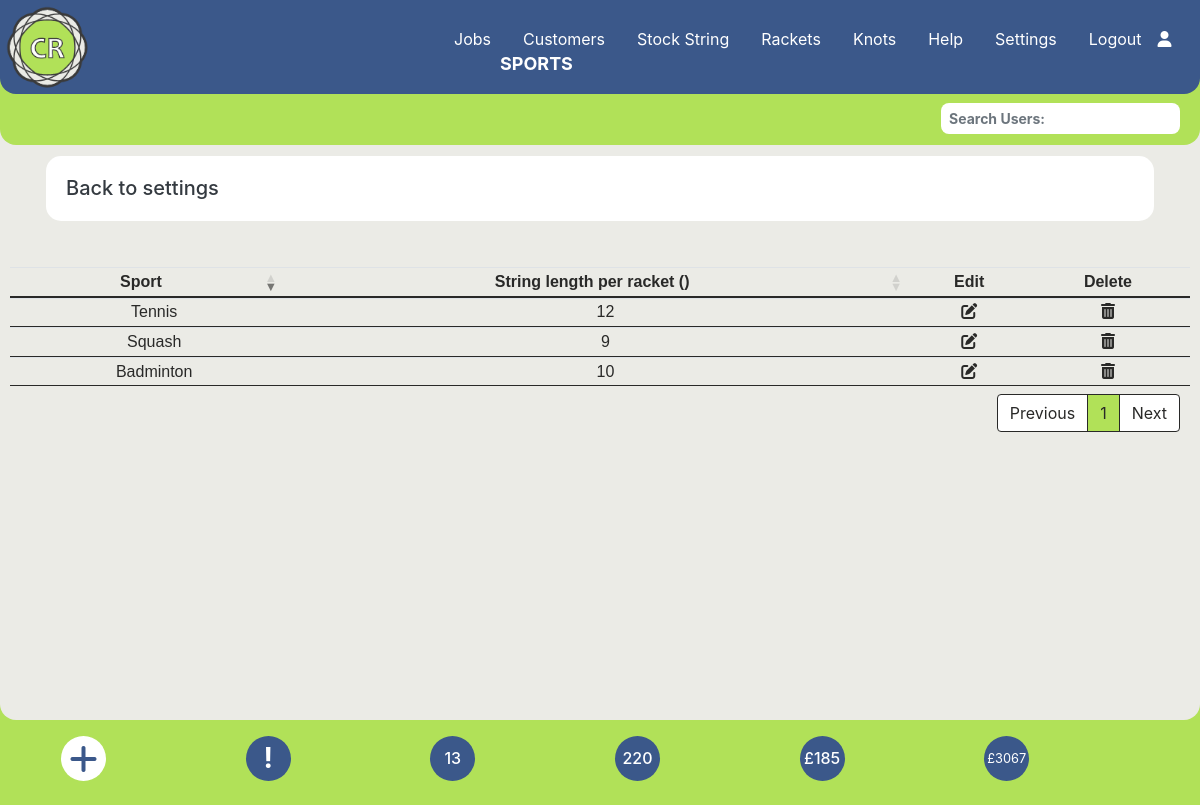
Before: /sports.php (signed in) with the older database file.
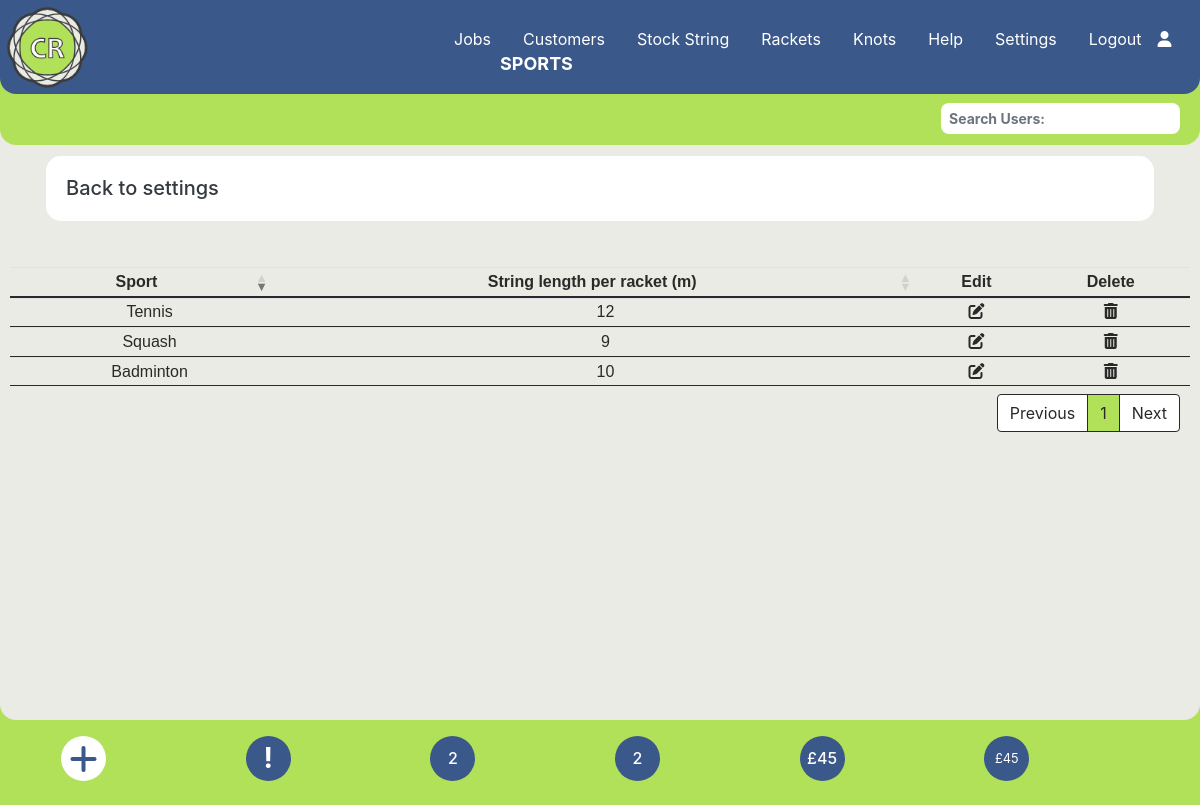
After: the same page with the newer database file.
### tables this page shows
CREATE TABLE `settings` (
  `id` int(5) NOT NULL,
  `description` varchar(20) NOT NULL,
  `value` varchar(100) NOT NULL
);

### sports.php (the view, shortened to what this page needs)
<?php require_once('./Connections/wcba.php');
require_once('./menu.php');
$current_month_text = date("F");
$current_month_numeric = date("m");
$current_year = date("Y");
$query_Recordset6 = "SELECT * FROM stringjobs WHERE collection_date LIKE '___" . $current_month_numeric . "/" . $current_year . "%'ORDER BY job_id ASC;";
$Recordset6 = mysqli_query($conn, $query_Recordset6) or die(mysqli_error($conn));
$totalRows_Recordset6 = mysqli_num_rows($Recordset6);
$query_Recordset7 = "SELECT * FROM stringjobs ORDER BY job_id ASC;";
$Recordset7 = mysqli_query($conn, $query_Recordset7) or die(mysqli_error($conn));
$totalRows_Recordset7 = mysqli_num_rows($Recordset7);
$query_Recordset8 = "SELECT SUM(price) as SUM from stringjobs;";
$Recordset8 = mysqli_query($conn, $query_Recordset8) or die(mysqli_error($conn));
$row_Recordset8 = mysqli_fetch_assoc($Recordset8);
$sum = $row_Recordset8['SUM'];
$query_Recordset9 = "SELECT SUM(price) as SUM from stringjobs WHERE paid != '1';";
$Recordset9 = mysqli_query($conn, $query_Recordset9) or die(mysqli_error($conn));
$row_Recordset9 = mysqli_fetch_assoc($Recordset9);
$sum_owed = $row_Recordset9['SUM'];
$sql = "SELECT * FROM sport";
$Recordset3 = mysqli_query($conn, $sql) or die(mysqli_error($conn));
$row_Recordset3 = mysqli_fetch_assoc($Recordset3);
?>
<!DOCTYPE html>
<html lang="en">
<head>
  <link rel="stylesheet" href="https://cdnjs.cloudflare.com/ajax/libs/font-awesome/6.4.2/css/all.min.css">
  <link rel="stylesheet" href="https://stackpath.bootstrapcdn.com/bootstrap/4.3.1/css/bootstrap.min.css">
  <link rel="stylesheet" href="https://cdnjs.cloudflare.com/ajax/libs/bootstrap-datepicker/1.9.0/css/bootstrap-datepicker3.min.css">
  <link rel="stylesheet" href="./css/style.css">
  <link rel="stylesheet" type="text/css" href="https://cdn.datatables.net/1.13.6/css/dataTables.bootstrap4.min.css" />
</head>
<body data-spy="scroll" data-target="#main-nav">
  <?php
  echo $main_menus;
  ?>
  <div>
    <div class="home-section diva">
      <p class="fxdtext"><strong>SPORTS</strong></p>
      <div class="container mt-3 pb-3 px-3 firstparavp">
        <div class="card cardvp">
          <div class="card-body">
            <a class="text-dark h5" href="./settings.php">Back to settings</a>
          </div>
        </div>
      </div>
      <table id="tblUser1" class="table-text table-hover table table-sm center" style="padding-top: 0; margin-top: 0">
        <thead>
          <tr>
            <th style="text-align: center">
              Sport
            </th>
            <th style="text-align: center">
              String length per racket (<?php echo $units; ?>)
            </th>
            <th style="text-align: center">
              Edit
            </th>
            <th style="text-align: center">
              Delete
            </th>
          </tr>
        </thead>
        <tbody>
          <?php
          do { ?>
            <tr>
              <td class="pl-3"><?php echo $row_Recordset3['sportname']; ?></td>
              <td class="pl-3" style="text-align: center"><?php echo $row_Recordset3['string_length_per_racket']; ?></td>
              <td style="text-align: center"><i class=" fa-solid fa-pen-to-square" data-toggle="modal" data-target="#SportEdit<?php echo $row_Recordset3['sportid']; ?>"></i></td>
              <td style="text-align: center">
                <i class=" fa-solid fa-trash-can" data-toggle="modal" data-target="#SportDelete<?php echo $row_Recordset3['sportid']; ?>"></i>
              </td>
            </tr>
          <?php
          } while ($row_Recordset3 = mysqli_fetch_assoc($Recordset3)); ?>
        </tbody>
      </table>
    </div>
  </div>
  <div class="container center">
    <div class="p-3 row">
      <div class="col-2">
        <a href="#" type="button" class="dot fa-solid fa-plus fa-2x" data-toggle="modal" data-target="#AddSport"></a>
      </div>
      <?php if (!empty($_SESSION['message'])) { ?>
        <div class="col-2">
          <h3 class="blinking" title="Warning Messages" data-toggle="modal" data-target="#warningModal"><strong>!</strong></h3>
        </div>
      <?php } else { ?>
        <div class="col-2">
          <h3 class="dotb" title="Warning Messages"><strong>!</strong></h3>
        </div>
      <?php } ?>
      <div class="col-2">
        <h3 class="dotbt h6 " title="Restrings for <?php echo $current_month_text; ?>"><?php echo $totalRows_Recordset6 ?></h3>
      </div>
      <div class="col-2">
        <a href="#" class="dotbt h6" title="Total restrings"><?php echo $totalRows_Recordset7 ?></a>
      </div>
      <div class="col-2">
        <a href="./jobs-unpaid.php" class="dotbt h6" title="Amount Owed"><?php echo "$currency" . $sum_owed ?></a>
      </div>
      <div class="col-2">
        <a href="#" class="dotbtt h7" title="Total Income"><small><?php echo "$currency" . $sum ?></small></a>
      </div>
    </div>
  </div>
</body>
</html>

Changed rows visible on the page:
added settings: value "m"
Other visible differences:
$totalRows_Recordset6: "13" → "2"
$totalRows_Recordset7: "220" → "2"
$sum_owed: "185" → "45"
$sum: "3067" → "45"
